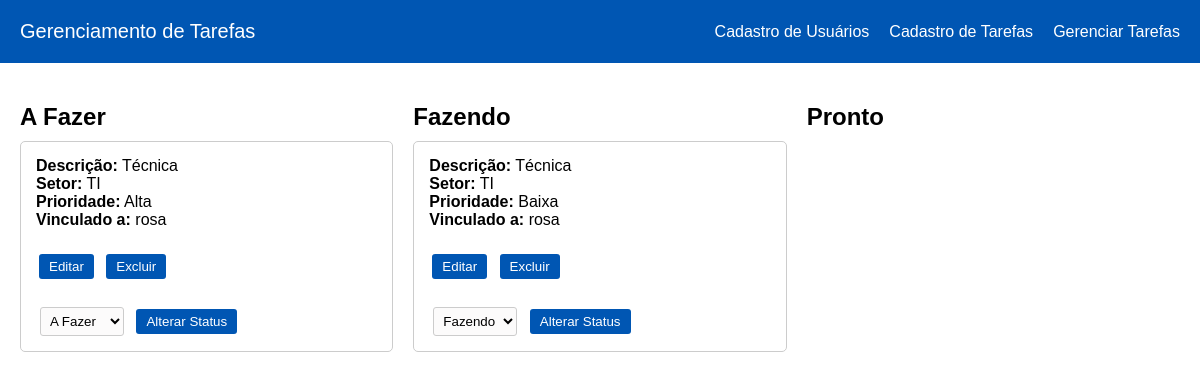
Before: / with the older database file.
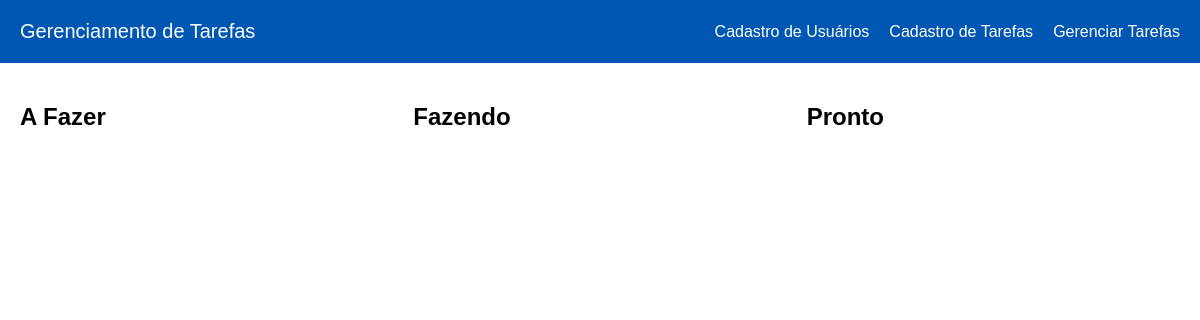
After: the same page with the newer database file.
### saep/models.py (models this page shows)
class Tarefas(models.Model):
    STATUS_CHOICES = {
        ('A_FAZER', 'A Fazer'),
        ('FAZENDO', 'Fazendo'),
        ('PRONTO', 'Pronto'),
    }
    PRIORIDADE_CHOICES = {
        ('BAIXA', 'Baixa'),
        ('MEDIA', 'Media'),
        ('ALTA', 'Alta'),
    }
    descricao = models.CharField(max_length=300)
    setor = models.CharField(max_length=100)
    usuario = models.ForeignKey(Usuario, on_delete=models.CASCADE)
    prioridade = models.CharField(choices=PRIORIDADE_CHOICES)
    status = models.CharField(choices=STATUS_CHOICES, default='A Fazer')

class Usuario(models.Model):
    name =  models.CharField(max_length=100)
    email = models.EmailField(max_length=200)

### saep/views.py (the view)
# urls.py: path('', gerenciarTarefas, name='gerenciarTarefas'),
def gerenciarTarefas(request):
    tarefas = Tarefas.objects.all()
    tarefas_por_status = {
        'afazer': tarefas.filter(status='A Fazer'),
        'fazendo': tarefas.filter(status='Fazendo'),
        'pronto': tarefas.filter(status='Pronto'),
    }
    return render(request, 'gerenciarTarefas.html', {'tarefas': tarefas_por_status})

### saep/templates/gerenciarTarefas.html (shortened to what this page needs)
{% load static %}
<!DOCTYPE html>
<html lang="pt-br">
<head>
    <link rel="stylesheet" href="{% static 'css/style.css' %}">
</head>
<body>
    <header>
        <div class="logo">Gerenciamento de Tarefas</div>
        <nav>
            <ul>
                <li><a href="{% url 'cadastroUsuarios' %}">Cadastro de Usuários</a></li>
                <li><a href="{% url 'cadastroTarefas' %}">Cadastro de Tarefas</a></li>
                <li><a href="{% url 'gerenciarTarefas' %}">Gerenciar Tarefas</a></li>
            </ul>
        </nav>
    </header>
    <main>
        <section class="tarefas">
            <div class="coluna">
                <h2>A Fazer</h2>
                {% for tarefa in tarefas.afazer %}
                <div class="card">
                    <p><strong>Descrição:</strong> {{ tarefa.descricao }}</p>
                    <p><strong>Setor:</strong> {{ tarefa.setor }}</p>
                    <p><strong>Prioridade:</strong> {{ tarefa.prioridade }}</p>
                    <p><strong>Vinculado a:</strong> {{ tarefa.usuario.name }}</p>
                    <div class="acoes">
                        <a href="{% url 'editarTarefa' tarefa.id %}"><button>Editar</button></a>
                        <form method="post" action="{% url 'excluirTarefa' tarefa.id %}" style="display:inline;">
                            <button type="submit" onclick="return confirm('Tem certeza que deseja excluir esta tarefa?')">Excluir</button>
                        </form>
                    </div>
                    <form method="post" action="{% url 'alterarStatus' tarefa.id %}">
                        <select name="status">
                            <option value="A Fazer" {% if tarefa.status == 'A Fazer' %}selected{% endif %}>A Fazer</option>
                        </select>
                        <button class="alterar-status" type="submit">Alterar Status</button>
                    </form>
                </div>
                {% endfor %}
            </div>
            <div class="coluna">
                <h2>Fazendo</h2>
                {% for tarefa in tarefas.fazendo %}
                <div class="card">
                    <p><strong>Descrição:</strong> {{ tarefa.descricao }}</p>
                    <p><strong>Setor:</strong> {{ tarefa.setor }}</p>
                    <p><strong>Prioridade:</strong> {{ tarefa.prioridade }}</p>
                    <p><strong>Vinculado a:</strong> {{ tarefa.usuario.name }}</p>
                    <div class="acoes">
                        <a href="{% url 'editarTarefa' tarefa.id %}"><button>Editar</button></a>
                        <form method="post" action="{% url 'excluirTarefa' tarefa.id %}" style="display:inline;">
                            <button type="submit" onclick="return confirm('Tem certeza que deseja excluir esta tarefa?')">Excluir</button>
                        </form>
                    </div>
                    <form method="post" action="{% url 'alterarStatus' tarefa.id %}">
                        <select name="status">
                            <option value="Fazendo" {% if tarefa.status == 'Fazendo' %}selected{% endif %}>Fazendo</option>
                        </select>
                        <button class="alterar-status" type="submit">Alterar Status</button>
                    </form>
                </div>
                {% endfor %}
            </div>
            <div class="coluna">
                <h2>Pronto</h2>
            </div>
        </section>
    </main>
</body>
</html>

### saep/static/css/style.css (style rules this page uses)
* { margin: 0; padding: 0; }
body { font-family: Arial, sans-serif; }
header { background-color: #0056b3; display: flex; align-items: center; padding: 20px; justify-content: space-between; }
header .logo { color: white; font-size: 20px; }
header ul { list-style: none; display: flex; gap: 20px; }
header li a { text-decoration: none; color: white; }
main { margin-top: 20px; }
main { padding: 20px; }
.tarefas { display: flex; gap: 20px; justify-content: space-between; flex-wrap: wrap; }
.coluna { flex: 1; min-width: 250px; }
.coluna h2 { margin-bottom: 10px; }

Changed rows visible on the page:
removed Tarefas: descricao "Técnica", setor "TI", prioridade "Alta", usuario.name "rosa", status "A Fazer"
removed Tarefas: descricao "Técnica", setor "TI", prioridade "Baixa", usuario.name "rosa", status "Fazendo"
